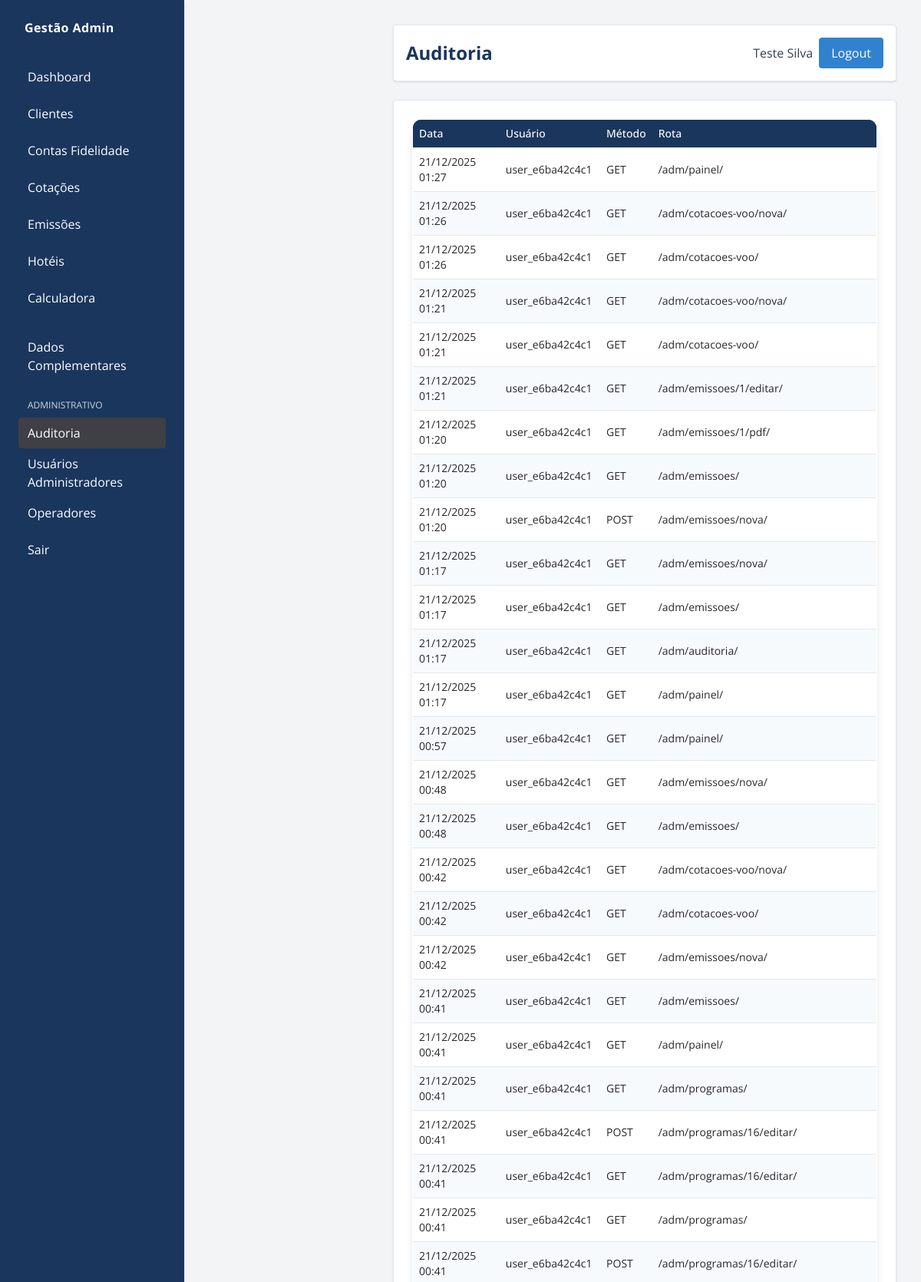
/adm/auditoria/ (signed in, upper part), run on the app's committed database.
### gestao/models/audit_log.py (models this page shows, shortened)
class AuditLog(models.Model):
    user = models.ForeignKey(User, on_delete=models.CASCADE)
    path = models.CharField(max_length=255)
    method = models.CharField(max_length=10)
    data = models.TextField(blank=True)
    timestamp = models.DateTimeField(auto_now_add=True)
    class Meta:
        ordering = ['-timestamp']
        verbose_name = 'Log de Auditoria'
        verbose_name_plural = 'Logs de Auditoria'

### gestao/views/auditoria.py (the view)
@login_required
def admin_auditoria(request):
    perfil = getattr(getattr(request.user, "cliente_gestao", None), "perfil", "")
    if perfil != "admin" and not request.user.is_superuser:
        return render(request, "sem_permissao.html")
    logs = AuditLog.objects.select_related('user').all()
    return render(request, 'admin_custom/auditoria.html', {'logs': logs})

### gestao/templates/admin_custom/auditoria.html (shortened to what this page needs)
{% extends "admin_custom/base_admin.html" %}
{% block header_title %}Auditoria{% endblock %}
{% block menu_auditoria %}bg-zinc-700 text-white{% endblock %}
{% block content %}
  <table class="min-w-full border border-zinc-700 text-sm">
    <thead class="bg-zinc-700 text-zinc-200">
      <tr>
        <th class="p-2 text-left font-medium">Data</th>
        <th class="p-2 text-left font-medium">Usuário</th>
        <th class="p-2 text-left font-medium">Método</th>
        <th class="p-2 text-left font-medium">Rota</th>
      </tr>
    </thead>
    <tbody>
      {% for log in logs %}
      <tr class="border-b border-zinc-700 hover:bg-zinc-800">
        <td class="p-2 text-zinc-800">{{ log.timestamp|date:'d/m/Y H:i' }}</td>
        <td class="p-2 text-zinc-800">{{ log.user.username }}</td>
        <td class="p-2 text-zinc-800">{{ log.method }}</td>
        <td class="p-2 text-zinc-800">{{ log.path }}</td>
      </tr>
      {% empty %}
      <tr>
        <td colspan="4" class="text-center text-red-400 py-4">
          Nenhum registro encontrado.
        </td>
      </tr>
      {% endfor %}
    </tbody>
  </table>
{% endblock %}

### gestao/templates/admin_custom/base_admin.html (shortened to what this page needs)
{% load static %}
<!DOCTYPE html>
<html lang="pt-br">
<head>
    <script src="https://cdn.tailwindcss.com"></script>
    <link rel="stylesheet" href="{% static 'gestao/admin_custom.css' %}">
    <link rel="stylesheet" href="{% static 'gestao/css/painel.css' %}">
</head>
<body class="bg-gray-100 text-black flex" style="font-family: 'Open Sans', sans-serif;">
        <aside class="bg-[#1a365d] w-60 min-h-screen p-6 fixed shadow text-white transition-all duration-300 relative">
        <div class="font-bold tracking-wide mb-8 pl-2 sidebar-label">
            Gestão Admin
        </div>
        <nav class="flex flex-col space-y-2">
             {% if request.user.is_superuser %}
                <a class="block px-3 py-2 rounded hover:bg-[#2c5282] {% block menu_empresas %}{% endblock %}" href="{% url 'admin_empresas' %}">Empresas</a>
            {% else %}
                <a class="flex items-center px-3 py-2 rounded hover:bg-[#2c5282] {% block menu_dashboard %}{% endblock %}" href="{% url 'admin_dashboard' %}"><span class="sidebar-label">Dashboard</span></a>
                <a class="flex items-center px-3 py-2 rounded hover:bg-[#2c5282] {% block menu_clientes %}{% endblock %}" href="{% url 'admin_clientes' %}"><span class="sidebar-label">Clientes</span></a>
                <a class="flex items-center px-3 py-2 rounded hover:bg-[#2c5282] {% block menu_contas %}{% endblock %}" href="{% url 'admin_contas' %}"><span class="sidebar-label">Contas Fidelidade</span></a>
                <a class="flex items-center px-3 py-2 rounded hover:bg-[#2c5282] {% block menu_cotacoes_voo %}{% endblock %}" href="{% url 'admin_cotacoes_voo' %}"><span class="sidebar-label">Cotações</span></a>
                <a class="flex items-center px-3 py-2 rounded hover:bg-[#2c5282] {% block menu_emissoes %}{% endblock %}" href="{% url 'admin_emissoes' %}"><span class="sidebar-label">Emissões</span></a>
                <a class="flex items-center px-3 py-2 rounded hover:bg-[#2c5282] {% block menu_hoteis %}{% endblock %}" href="{% url 'admin_hoteis' %}"><span class="sidebar-label">Hotéis</span></a>
                <a class="flex items-center px-3 py-2 rounded hover:bg-[#2c5282] {% block menu_calculadora %}{% endblock %}" href="{% url 'admin_calculadora_cotacao' %}"><span class="sidebar-label">Calculadora</span></a>
                <details class="pt-4 group" {% block dados_complementares_open %}{% endblock %}>
                    <summary class="px-3 py-2 rounded cursor-pointer hover:bg-[#2c5282] focus:outline-none flex items-center"><span class="sidebar-label">Dados Complementares</span></summary>
                </details>
            {% endif %}
            <div class="pt-4">
                <p class="px-3 text-gray-300 uppercase text-xs mb-2 sidebar-label">Administrativo</p>
                {% if not request.user.is_superuser %}
                <a class="flex items-center px-3 py-2 rounded hover:bg-[#2c5282] {% block menu_auditoria %}{% endblock %}" href="{% url 'admin_auditoria' %}"><span class="sidebar-label">Auditoria</span></a>
                {% endif %}
                {% with perfil=request.user.cliente_gestao.perfil %}
                    {% if perfil == "admin" or request.user.is_superuser %}
                        <a class="flex items-center px-3 py-2 rounded hover:bg-[#2c5282]" href="{% url 'user_list' %}"><span class="sidebar-label">Usuários Administradores</span></a>
                        <a class="flex items-center px-3 py-2 rounded hover:bg-[#2c5282] {% block menu_operadores %}{% endblock %}" href="{% url 'operator_list' %}"><span class="sidebar-label">Operadores</span></a>
                    {% endif %}
                {% endwith %}
            </div>
             <a class="flex items-center px-3 py-2 rounded hover:bg-[#2c5282]" href="{% url 'logout' %}"><span class="sidebar-label">Sair</span></a>
        </nav>
    </aside>
     <main class="flex-1 ml-60 p-8 transition-all duration-300">
        <header class="bg-white rounded p-4 mb-6 flex justify-between items-center shadow">
                        <div class="flex items-center gap-2">
                <h1 class="text-2xl font-bold">{% block header_title %}Painel Administrativo{% endblock %}</h1>
            </div>
            <div class="flex items-center space-x-2">
                <span class="text-gray-700">{{ request.user.get_full_name|default:request.user.username }}</span>
                <a href="{% url 'logout' %}" class="bg-[#3182ce] hover:bg-[#2c5282] text-white px-4 py-2 rounded">Logout</a>
            </div>
        </header>
        <section class="bg-white rounded shadow p-6">
            {% block content %}{% endblock %}
        </section>
    </main>
</body>
</html>

### gestao/static/admin_custom.css (style rules this page uses)
body { background-color: #f7fafc; color: #000000; font-family: 'Open Sans', sans-serif; }
main > header, main > section { background-color: #ffffff !important; border: 1px solid #e2e8f0 !important; }
table { width: 100%; border-collapse: collapse; background-color: #ffffff; }
th, td { padding: 10px; border-bottom: 1px solid #e2e8f0; }
th { background-color: #f7fafc; color: #000000; }
tr:nth-child(even) { background-color: #f7fafc; }
a { color: #3182ce; text-decoration: none; }
aside { transition: transform 0.3s; }
main { transition: margin-left 0.3s; }
.sidebar-label { transition: opacity 0.3s; }

### gestao/static/gestao/css/painel.css (style rules this page uses)
body { background: #f7fafc; color: #1a202c; font-family: 'Open Sans', sans-serif; }
h1, h2, .valor, .section-title { color: #1a365d; }
table { width: 100%; border-collapse: collapse; background: #ffffff; border-radius: 12px; overflow: hidden; margin-bottom: 32px; box-shadow: 0 10px 8px rgba(0, 0, 0, 0.1); }
th, td { padding: 10px; text-align: left; }
th { background: #1a365d; color: #ffffff; }
tr { border-bottom: 1px solid #e2e8f0; }
tr:last-child { border-bottom: none; }
td { color: #1a202c; }

### data on the page
AuditLog: timestamp "21/12/2025 01:27", user.username "user_e6ba42c4c1", method "GET", path "/adm/painel/"
AuditLog: timestamp "21/12/2025 01:26", user.username "user_e6ba42c4c1", method "GET", path "/adm/cotacoes-voo/nova/"
AuditLog: timestamp "21/12/2025 01:26", user.username "user_e6ba42c4c1", method "GET", path "/adm/cotacoes-voo/"
AuditLog: timestamp "21/12/2025 01:21", user.username "user_e6ba42c4c1", method "GET", path "/adm/cotacoes-voo/nova/"
AuditLog: timestamp "21/12/2025 01:21", user.username "user_e6ba42c4c1", method "GET", path "/adm/cotacoes-voo/"
AuditLog: timestamp "21/12/2025 01:21", user.username "user_e6ba42c4c1", method "GET", path "/adm/emissoes/1/editar/"
AuditLog: timestamp "21/12/2025 01:20", user.username "user_e6ba42c4c1", method "GET", path "/adm/emissoes/1/pdf/"
AuditLog: timestamp "21/12/2025 01:20", user.username "user_e6ba42c4c1", method "GET", path "/adm/emissoes/"
AuditLog: timestamp "21/12/2025 01:20", user.username "user_e6ba42c4c1", method "POST", path "/adm/emissoes/nova/"
AuditLog: timestamp "21/12/2025 01:17", user.username "user_e6ba42c4c1", method "GET", path "/adm/emissoes/nova/"
AuditLog: timestamp "21/12/2025 01:17", user.username "user_e6ba42c4c1", method "GET", path "/adm/emissoes/"
AuditLog: timestamp "21/12/2025 01:17", user.username "user_e6ba42c4c1", method "GET", path "/adm/auditoria/"
AuditLog: timestamp "21/12/2025 01:17", user.username "user_e6ba42c4c1", method "GET", path "/adm/painel/"
AuditLog: timestamp "21/12/2025 00:57", user.username "user_e6ba42c4c1", method "GET", path "/adm/painel/"
AuditLog: timestamp "21/12/2025 00:48", user.username "user_e6ba42c4c1", method "GET", path "/adm/emissoes/nova/"
AuditLog: timestamp "21/12/2025 00:48", user.username "user_e6ba42c4c1", method "GET", path "/adm/emissoes/"
AuditLog: timestamp "21/12/2025 00:42", user.username "user_e6ba42c4c1", method "GET", path "/adm/cotacoes-voo/nova/"
AuditLog: timestamp "21/12/2025 00:42", user.username "user_e6ba42c4c1", method "GET", path "/adm/cotacoes-voo/"
AuditLog: timestamp "21/12/2025 00:42", user.username "user_e6ba42c4c1", method "GET", path "/adm/emissoes/nova/"
AuditLog: timestamp "21/12/2025 00:41", user.username "user_e6ba42c4c1", method "GET", path "/adm/emissoes/"
AuditLog: timestamp "21/12/2025 00:41", user.username "user_e6ba42c4c1", method "GET", path "/adm/painel/"
AuditLog: timestamp "21/12/2025 00:41", user.username "user_e6ba42c4c1", method "GET", path "/adm/programas/"
AuditLog: timestamp "21/12/2025 00:41", user.username "user_e6ba42c4c1", method "POST", path "/adm/programas/16/editar/"
AuditLog: timestamp "21/12/2025 00:41", user.username "user_e6ba42c4c1", method "GET", path "/adm/programas/16/editar/"
AuditLog: timestamp "21/12/2025 00:41", user.username "user_e6ba42c4c1", method "GET", path "/adm/programas/"
AuditLog: timestamp "21/12/2025 00:41", user.username "user_e6ba42c4c1", method "POST", path "/adm/programas/16/editar/"

### other printed values
{{ request.user.get_full_name|default:request.user.username }} "Teste Silva"
